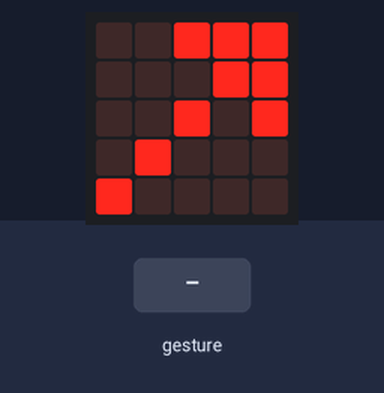
The program below on a simulated BBC micro:bit (MakeCode). Shown: the board's 5×5 LED display. Inputs (shaded band) come from the test bench. A tilt is held for 1.5 s and a shake lasts 1 s, then the board lies face up again.

Above: at 1.3 s.
1.4 s: gesture 'shake'
At 2.4 s:
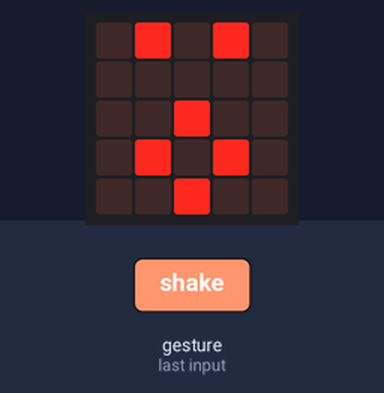
At 3.1 s:
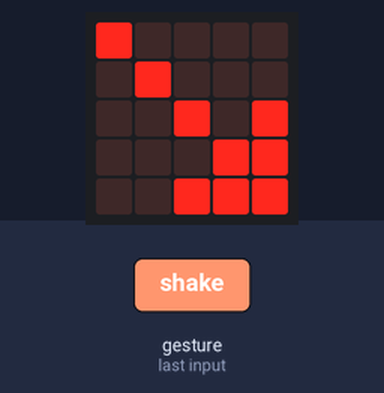
Timing chart, 0 to 4.6 s (numbered marks = the images above; inputs shaded):
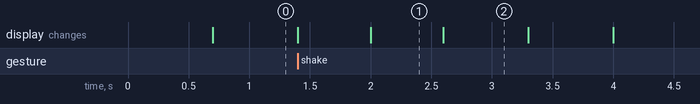

The program:

main.ts
```typescript
input.onGesture(Gesture.Shake, function () {
    basic.showIcon(IconNames.Surprised)
    basic.pause(100)
})
basic.forever(function () {
    basic.showArrow(ArrowNames.North)
    basic.pause(100)
    basic.showArrow(ArrowNames.NorthEast)
    basic.pause(100)
    basic.showArrow(ArrowNames.East)
    basic.pause(100)
    basic.showArrow(ArrowNames.SouthEast)
    basic.pause(100)
    basic.showArrow(ArrowNames.South)
    basic.pause(100)
    basic.showArrow(ArrowNames.SouthWest)
    basic.pause(100)
    basic.showArrow(ArrowNames.West)
    basic.pause(100)
    basic.showArrow(ArrowNames.NorthWest)
})
```

test.ts
```typescript
// aquí va el archivo "tests"; esto no se compilará cuando este paquete se utilice como una extensión.
```

Measured:
- after the input at 1.4 s, the display: first differs from a run without the input after 0.60 s (image 1)
- what the display in image 1 shows lasts 0.6 s, from 2.0 s to 2.6 s
- what the display in image 2 shows lasts 0.7 s, from 2.6 s to 3.3 s
